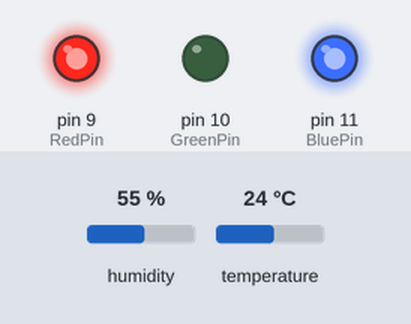
Bench run of a sketch on a simulated Arduino Uno, built with avr-gcc and run on an emulated ATmega328P. On the bench: output pins drawn as LEDs (lit = HIGH). The inputs (shaded band) are chosen by the test bench; at power-on: temperature 24 °C, humidity 55 %.

Above: at 1.3 s.
1.4 s: temperature set to 21 °C
3.2 s: temperature set to 18 °C
At 5.3 s:
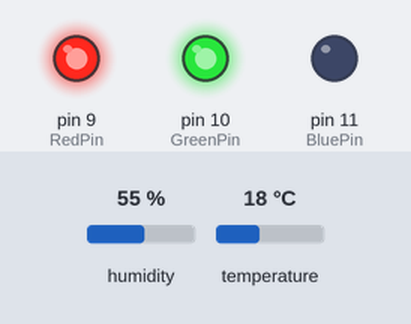
5.6 s: temperature set to 33 °C
At 6.9 s:
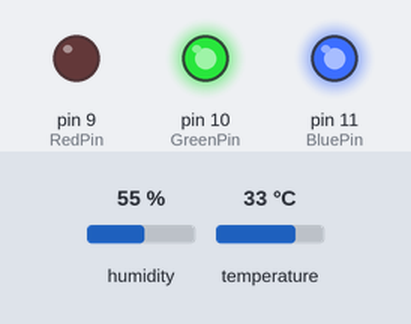
7.7 s: temperature set to 29 °C
At 9.4 s:
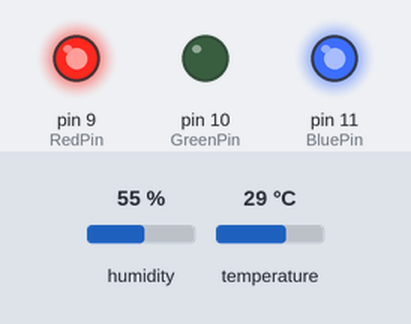
9.8 s: temperature set to 12 °C
At 10.8 s:
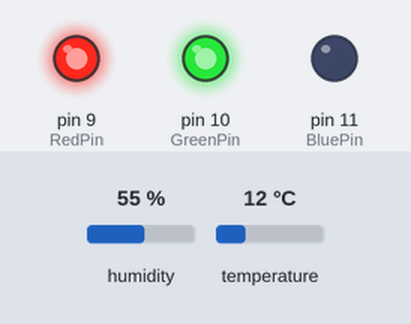
Timing chart, 0 to 12.8 s (numbered marks = the images above; inputs shaded):
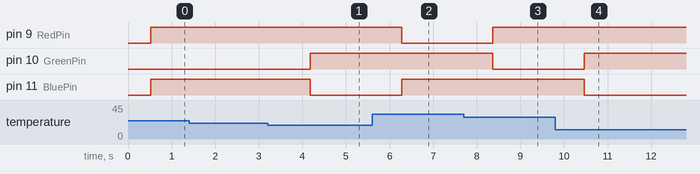

Measured:
- the behaviour switches between 20 and 19 °C on temperature (found by bisection; images 0 and 1)
- the behaviour switches between 31 and 30 °C on temperature (found by bisection; images 2 and 3)
- after the input at 1.4 s, every drawn part: stays the same
- after the input at 3.2 s, pin 10 (GreenPin): LOW → HIGH after 0.99 s; pin 11 (BluePin): HIGH → LOW after 0.99 s
- after the input at 5.6 s, pin 9 (RedPin): HIGH → LOW after 0.68 s; pin 11 (BluePin): LOW → HIGH after 0.68 s
- after the input at 7.7 s, pin 9 (RedPin): LOW → HIGH after 0.67 s; pin 10 (GreenPin): HIGH → LOW after 0.67 s
- after the input at 9.8 s, pin 10 (GreenPin): LOW → HIGH after 0.66 s; pin 11 (BluePin): HIGH → LOW after 0.67 s

The sketch:

Problem2.ino
```cpp
#include <DHT11.h>

#define DHTPIN 4
DHT11 dht11(DHTPIN);

#define RedPin 9
#define GreenPin 10
#define BluePin 11
void setup() {

  pinMode(RedPin, OUTPUT);
  pinMode(GreenPin, OUTPUT);
  pinMode(BluePin, OUTPUT);
}

void loop() {
  float temperature = dht11.readTemperature();
  if (temperature < 20) {
    digitalWrite(RedPin, 255);
    digitalWrite(GreenPin, 255);
    digitalWrite(BluePin, 0);
  } else if (temperature >= 20 && temperature <= 30) {
    digitalWrite(RedPin, 255);
    digitalWrite(GreenPin, 0);
    digitalWrite(BluePin, 255);
  } else if (temperature > 30) {
    digitalWrite(RedPin, 0);
    digitalWrite(GreenPin, 255);
    digitalWrite(BluePin, 255);
  }
}
```
